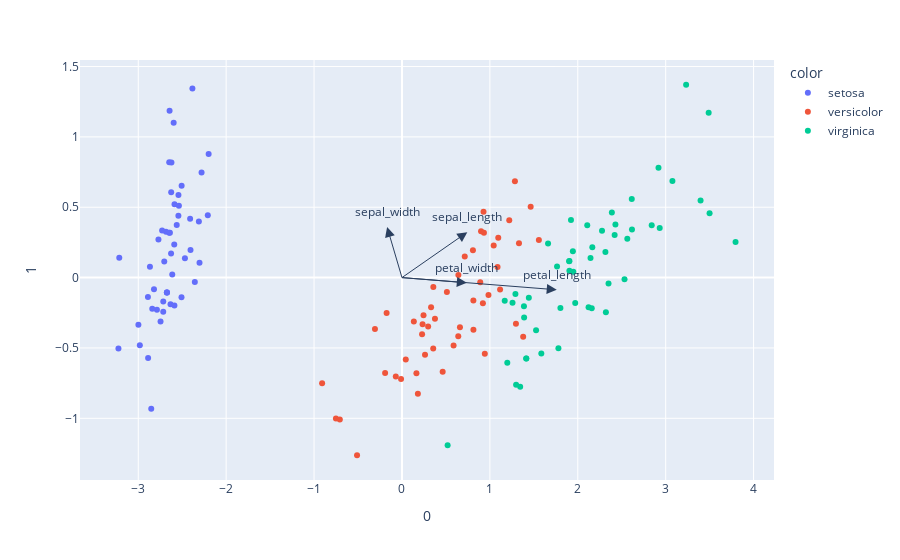

The code cell stored with this chart in its notebook:
### Code cell
import plotly.express as px
from sklearn.decomposition import PCA
from sklearn import datasets
from sklearn.preprocessing import StandardScaler

df = px.data.iris()
features = ['sepal_length', 'sepal_width', 'petal_length', 'petal_width']
X = df[features]

pca = PCA(n_components=2)
components = pca.fit_transform(X)

loadings = pca.components_.T * np.sqrt(pca.explained_variance_)

fig = px.scatter(components, x=0, y=1, color=df['species'])

for i, feature in enumerate(features):
    fig.add_annotation(
        ax=0, ay=0,
        axref="x", ayref="y",
        x=loadings[i, 0],
        y=loadings[i, 1],
        showarrow=True,
        arrowsize=2,
        arrowhead=2,
        xanchor="right",
        yanchor="top"
    )
    fig.add_annotation(
        x=loadings[i, 0],
        y=loadings[i, 1],
        ax=0, ay=0,
        xanchor="center",
        yanchor="bottom",
        text=feature,
        yshift=5,
    )
fig.show()

### Figure 1 — Plotly figure (JSON) as saved in the notebook; plotly's stock layout.template omitted (floating-point values rounded to 4 significant figures)
{"data": [{"hovertemplate": "color=setosa<br>0=%{x}<br>1=%{y}<extra></extra>", "legendgroup": "setosa", "marker": {"color": "#636efa", "symbol": "circle"}, "mode": "markers", "name": "setosa", "orientation": "v", "showlegend": true, "type": "scatter", "x": [-2.684, -2.715, -2.89, -2.746, -2.729, -2.28, -2.821, -2.626, -2.888, -2.674, -2.507, -2.613, -2.787, -3.225, -2.644, -2.384, -2.623, -2.648, -2.199, -2.587, -2.311, -2.543, -3.216, -2.303, -2.356, -2.508, -2.469, -2.562, -2.64, -2.633, -2.588, -2.41, -2.648, -2.597, -2.674, -2.867, -2.625, -2.674, -2.982, -2.59, -2.77, -2.852, -2.998, -2.406, -2.209, -2.716, -2.538, -2.84, -2.543, -2.704], "xaxis": "x", "y": [0.3266, -0.1696, -0.1373, -0.3111, 0.3339, 0.7478, -0.0821, 0.1704, -0.5708, -0.1067, 0.6519, 0.02152, -0.2277, -0.5033, 1.186, 1.345, 0.8181, 0.3191, 0.8792, 0.5205, 0.3979, 0.44, 0.1416, 0.1055, -0.03121, -0.1391, 0.1379, 0.3747, 0.3193, -0.1901, -0.1974, 0.4181, 0.82, 1.1, -0.1067, 0.07719, 0.6068, -0.1067, -0.4803, 0.2361, 0.2711, -0.9329, -0.3343, 0.1959, 0.4427, -0.2427, 0.5104, -0.2206, 0.5863, 0.115], "yaxis": "y"}, {"hovertemplate": "color=versicolor<br>0=%{x}<br>1=%{y}<extra></extra>", "legendgroup": "versicolor", "marker": {"color": "#EF553B", "symbol": "circle"}, "mode": "markers", "name": "versicolor", "orientation": "v", "showlegend": true, "type": "scatter", "x": [1.285, 0.9324, 1.464, 0.181, 1.087, 0.6404, 1.095, -0.7515, 1.043, -0.01019, -0.5111, 0.5111, 0.2623, 0.984, -0.1749, 0.9276, 0.6596, 0.2345, 0.9424, 0.04325, 1.116, 0.3568, 1.296, 0.9205, 0.714, 0.8996, 1.331, 1.557, 0.8125, -0.3073, -0.07034, -0.1919, 0.135, 1.379, 0.5873, 0.8072, 1.22, 0.8129, 0.2452, 0.1645, 0.463, 0.8902, 0.2289, -0.7071, 0.3555, 0.3311, 0.3752, 0.6417, -0.9085, 0.2978], "xaxis": "x", "y": [0.6854, 0.3192, 0.5042, -0.8256, 0.07539, -0.4173, 0.2839, -1.001, 0.229, -0.7206, -1.262, -0.1023, -0.5479, -0.1244, -0.2518, 0.4682, -0.352, -0.3319, -0.5418, -0.5815, -0.08421, -0.06682, -0.3276, -0.1824, 0.1504, 0.3296, 0.2447, 0.2674, -0.1623, -0.3651, -0.7025, -0.6775, -0.3117, -0.4212, -0.4833, 0.1951, 0.408, -0.3707, -0.2667, -0.6797, -0.6695, -0.03381, -0.4023, -1.008, -0.5032, -0.2112, -0.2916, 0.01907, -0.7516, -0.347], "yaxis": "y"}, {"hovertemplate": "color=virginica<br>0=%{x}<br>1=%{y}<extra></extra>", "legendgroup": "virginica", "marker": {"color": "#00cc96", "symbol": "circle"}, "mode": "markers", "name": "virginica", "orientation": "v", "showlegend": true, "type": "scatter", "x": [2.532, 1.414, 2.616, 1.971, 2.35, 3.397, 0.5194, 2.932, 2.32, 2.918, 1.662, 1.802, 2.165, 1.345, 1.585, 1.905, 1.949, 3.489, 3.795, 1.298, 2.428, 1.198, 3.499, 1.388, 2.276, 2.614, 1.258, 1.291, 2.123, 2.388, 2.841, 3.232, 2.159, 1.443, 1.78, 3.077, 2.145, 1.905, 1.169, 2.108, 2.314, 1.922, 1.414, 2.563, 2.419, 1.944, 1.526, 1.764, 1.902, 1.39], "xaxis": "x", "y": [-0.01184, -0.5749, 0.3419, -0.1811, -0.04188, 0.5472, -1.191, 0.3524, -0.2455, 0.7804, 0.242, -0.2162, 0.2153, -0.7764, -0.5393, 0.1188, 0.04073, 1.172, 0.2533, -0.761, 0.3768, -0.6056, 0.4568, -0.204, 0.3334, 0.5584, -0.1791, -0.1164, -0.2109, 0.4625, 0.3727, 1.371, -0.2183, -0.1438, -0.5015, 0.6858, 0.1389, 0.04805, -0.1645, 0.3715, 0.1826, 0.4093, -0.5749, 0.276, 0.3035, 0.1874, -0.375, 0.07852, 0.1159, -0.2829], "yaxis": "y"}], "layout": {"annotations": [{"arrowhead": 2, "arrowsize": 2, "ax": 0, "axref": "x", "ay": 0, "ayref": "y", "showarrow": true, "x": 0.7432, "xanchor": "right", "y": 0.3231, "yanchor": "top"}, {"ax": 0, "ay": 0, "text": "sepal_length", "x": 0.7432, "xanchor": "center", "y": 0.3231, "yanchor": "bottom", "yshift": 5}, {"arrowhead": 2, "arrowsize": 2, "ax": 0, "axref": "x", "ay": 0, "ayref": "y", "showarrow": true, "x": -0.1691, "xanchor": "right", "y": 0.3592, "yanchor": "top"}, {"ax": 0, "ay": 0, "text": "sepal_width", "x": -0.1691, "xanchor": "center", "y": 0.3592, "yanchor": "bottom", "yshift": 5}, {"arrowhead": 2, "arrowsize": 2, "ax": 0, "axref": "x", "ay": 0, "ayref": "y", "showarrow": true, "x": 1.761, "xanchor": "right", "y": -0.08651, "yanchor": "top"}, {"ax": 0, "ay": 0, "text": "petal_length", "x": 1.761, "xanchor": "center", "y": -0.08651, "yanchor": "bottom", "yshift": 5}, {"arrowhead": 2, "arrowsize": 2, "ax": 0, "axref": "x", "ay": 0, "ayref": "y", "showarrow": true, "x": 0.7376, "xanchor": "right", "y": -0.03677, "yanchor": "top"}, {"ax": 0, "ay": 0, "text": "petal_width", "x": 0.7376, "xanchor": "center", "y": -0.03677, "yanchor": "bottom", "yshift": 5}], "legend": {"title": {"text": "color"}, "tracegroupgap": 0}, "margin": {"t": 60}, "xaxis": {"anchor": "y", "domain": [0, 1], "title": {"text": "0"}}, "yaxis": {"anchor": "x", "domain": [0, 1], "title": {"text": "1"}}}}
